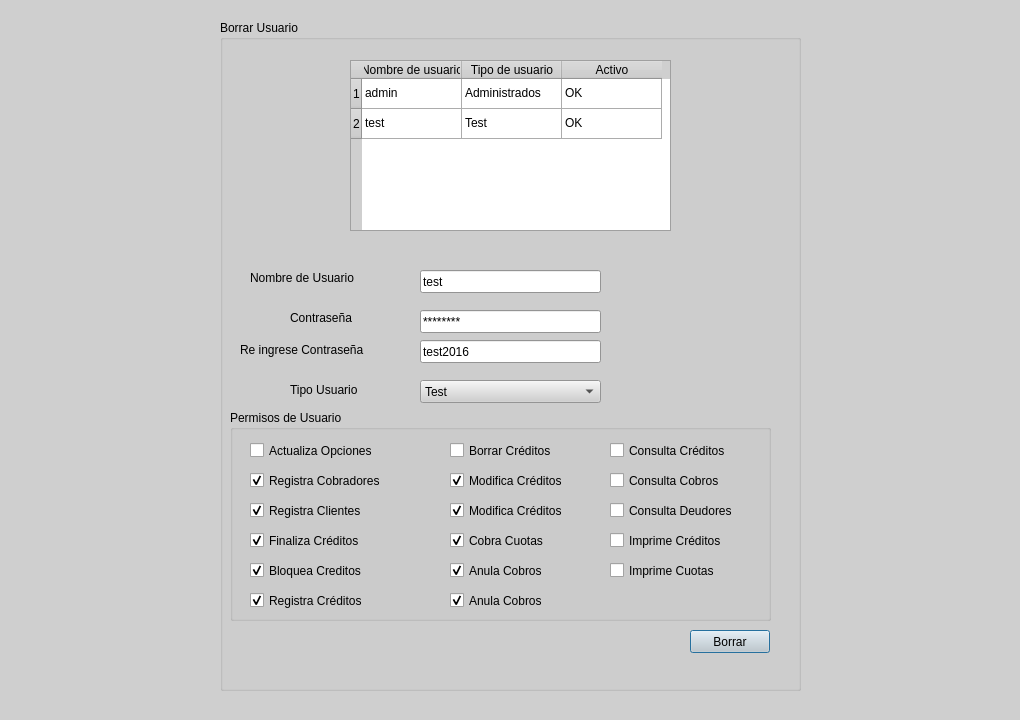
<?xml version="1.0" encoding="UTF-8"?>
<ui version="4.0">
 <class>Dialog</class>
 <widget class="QDialog" name="Dialog">
  <property name="geometry">
   <rect>
    <x>0</x>
    <y>0</y>
    <width>1020</width>
    <height>720</height>
   </rect>
  </property>
  <property name="palette">
   <palette>
    <active>
     <colorrole role="WindowText">
      <brush brushstyle="SolidPattern">
       <color alpha="255">
        <red>0</red>
        <green>0</green>
        <blue>0</blue>
       </color>
      </brush>
     </colorrole>
     <colorrole role="Button">
      <brush brushstyle="SolidPattern">
       <color alpha="255">
        <red>207</red>
        <green>207</green>
        <blue>207</blue>
       </color>
      </brush>
     </colorrole>
     <colorrole role="Light">
      <brush brushstyle="SolidPattern">
       <color alpha="255">
        <red>255</red>
        <green>255</green>
        <blue>255</blue>
       </color>
      </brush>
     </colorrole>
     <colorrole role="Midlight">
      <brush brushstyle="SolidPattern">
       <color alpha="255">
        <red>231</red>
        <green>231</green>
        <blue>231</blue>
       </color>
      </brush>
     </colorrole>
     <colorrole role="Dark">
      <brush brushstyle="SolidPattern">
       <color alpha="255">
        <red>103</red>
        <green>103</green>
        <blue>103</blue>
       </color>
      </brush>
     </colorrole>
     <colorrole role="Mid">
      <brush brushstyle="SolidPattern">
       <color alpha="255">
        <red>138</red>
        <green>138</green>
        <blue>138</blue>
       </color>
      </brush>
     </colorrole>
     <colorrole role="Text">
      <brush brushstyle="SolidPattern">
       <color alpha="255">
        <red>0</red>
        <green>0</green>
        <blue>0</blue>
       </color>
      </brush>
     </colorrole>
     <colorrole role="BrightText">
      <brush brushstyle="SolidPattern">
       <color alpha="255">
        <red>255</red>
        <green>255</green>
        <blue>255</blue>
       </color>
      </brush>
     </colorrole>
     <colorrole role="ButtonText">
      <brush brushstyle="SolidPattern">
       <color alpha="255">
        <red>0</red>
        <green>0</green>
        <blue>0</blue>
       </color>
      </brush>
     </colorrole>
     <colorrole role="Base">
      <brush brushstyle="SolidPattern">
       <color alpha="255">
        <red>255</red>
        <green>255</green>
        <blue>255</blue>
       </color>
      </brush>
     </colorrole>
     <colorrole role="Window">
      <brush brushstyle="SolidPattern">
       <color alpha="255">
        <red>207</red>
        <green>207</green>
        <blue>207</blue>
       </color>
      </brush>
     </colorrole>
     <colorrole role="Shadow">
      <brush brushstyle="SolidPattern">
       <color alpha="255">
        <red>0</red>
        <green>0</green>
        <blue>0</blue>
       </color>
      </brush>
     </colorrole>
     <colorrole role="AlternateBase">
      <brush brushstyle="SolidPattern">
       <color alpha="255">
        <red>231</red>
        <green>231</green>
        <blue>231</blue>
       </color>
      </brush>
     </colorrole>
     <colorrole role="ToolTipBase">
      <brush brushstyle="SolidPattern">
       <color alpha="255">
        <red>255</red>
        <green>255</green>
        <blue>220</blue>
       </color>
      </brush>
     </colorrole>
     <colorrole role="ToolTipText">
      <brush brushstyle="SolidPattern">
       <color alpha="255">
        <red>0</red>
        <green>0</green>
        <blue>0</blue>
       </color>
      </brush>
     </colorrole>
    </active>
    <inactive>
     <colorrole role="WindowText">
      <brush brushstyle="SolidPattern">
       <color alpha="255">
        <red>0</red>
        <green>0</green>
        <blue>0</blue>
       </color>
      </brush>
     </colorrole>
     <colorrole role="Button">
      <brush brushstyle="SolidPattern">
       <color alpha="255">
        <red>207</red>
        <green>207</green>
        <blue>207</blue>
       </color>
      </brush>
     </colorrole>
     <colorrole role="Light">
      <brush brushstyle="SolidPattern">
       <color alpha="255">
        <red>255</red>
        <green>255</green>
        <blue>255</blue>
       </color>
      </brush>
     </colorrole>
     <colorrole role="Midlight">
      <brush brushstyle="SolidPattern">
       <color alpha="255">
        <red>231</red>
        <green>231</green>
        <blue>231</blue>
       </color>
      </brush>
     </colorrole>
     <colorrole role="Dark">
      <brush brushstyle="SolidPattern">
       <color alpha="255">
        <red>103</red>
        <green>103</green>
        <blue>103</blue>
       </color>
      </brush>
     </colorrole>
     <colorrole role="Mid">
      <brush brushstyle="SolidPattern">
       <color alpha="255">
        <red>138</red>
        <green>138</green>
        <blue>138</blue>
       </color>
      </brush>
     </colorrole>
     <colorrole role="Text">
      <brush brushstyle="SolidPattern">
       <color alpha="255">
        <red>0</red>
        <green>0</green>
        <blue>0</blue>
       </color>
      </brush>
     </colorrole>
     <colorrole role="BrightText">
      <brush brushstyle="SolidPattern">
       <color alpha="255">
        <red>255</red>
        <green>255</green>
        <blue>255</blue>
       </color>
      </brush>
     </colorrole>
     <colorrole role="ButtonText">
      <brush brushstyle="SolidPattern">
       <color alpha="255">
        <red>0</red>
        <green>0</green>
        <blue>0</blue>
       </color>
      </brush>
     </colorrole>
     <colorrole role="Base">
      <brush brushstyle="SolidPattern">
       <color alpha="255">
        <red>255</red>
        <green>255</green>
        <blue>255</blue>
       </color>
      </brush>
     </colorrole>
     <colorrole role="Window">
      <brush brushstyle="SolidPattern">
       <color alpha="255">
        <red>207</red>
        <green>207</green>
        <blue>207</blue>
       </color>
      </brush>
     </colorrole>
     <colorrole role="Shadow">
      <brush brushstyle="SolidPattern">
       <color alpha="255">
        <red>0</red>
        <green>0</green>
        <blue>0</blue>
       </color>
      </brush>
     </colorrole>
     <colorrole role="AlternateBase">
      <brush brushstyle="SolidPattern">
       <color alpha="255">
        <red>231</red>
        <green>231</green>
        <blue>231</blue>
       </color>
      </brush>
     </colorrole>
     <colorrole role="ToolTipBase">
      <brush brushstyle="SolidPattern">
       <color alpha="255">
        <red>255</red>
        <green>255</green>
        <blue>220</blue>
       </color>
      </brush>
     </colorrole>
     <colorrole role="ToolTipText">
      <brush brushstyle="SolidPattern">
       <color alpha="255">
        <red>0</red>
        <green>0</green>
        <blue>0</blue>
       </color>
      </brush>
     </colorrole>
    </inactive>
    <disabled>
     <colorrole role="WindowText">
      <brush brushstyle="SolidPattern">
       <color alpha="255">
        <red>103</red>
        <green>103</green>
        <blue>103</blue>
       </color>
      </brush>
     </colorrole>
     <colorrole role="Button">
      <brush brushstyle="SolidPattern">
       <color alpha="255">
        <red>207</red>
        <green>207</green>
        <blue>207</blue>
       </color>
      </brush>
     </colorrole>
     <colorrole role="Light">
      <brush brushstyle="SolidPattern">
       <color alpha="255">
        <red>255</red>
        <green>255</green>
        <blue>255</blue>
       </color>
      </brush>
     </colorrole>
     <colorrole role="Midlight">
      <brush brushstyle="SolidPattern">
       <color alpha="255">
        <red>231</red>
        <green>231</green>
        <blue>231</blue>
       </color>
      </brush>
     </colorrole>
     <colorrole role="Dark">
      <brush brushstyle="SolidPattern">
       <color alpha="255">
        <red>103</red>
        <green>103</green>
        <blue>103</blue>
       </color>
      </brush>
     </colorrole>
     <colorrole role="Mid">
      <brush brushstyle="SolidPattern">
       <color alpha="255">
        <red>138</red>
        <green>138</green>
        <blue>138</blue>
       </color>
      </brush>
     </colorrole>
     <colorrole role="Text">
      <brush brushstyle="SolidPattern">
       <color alpha="255">
        <red>103</red>
        <green>103</green>
        <blue>103</blue>
       </color>
      </brush>
     </colorrole>
     <colorrole role="BrightText">
      <brush brushstyle="SolidPattern">
       <color alpha="255">
        <red>255</red>
        <green>255</green>
        <blue>255</blue>
       </color>
      </brush>
     </colorrole>
     <colorrole role="ButtonText">
      <brush brushstyle="SolidPattern">
       <color alpha="255">
        <red>103</red>
        <green>103</green>
        <blue>103</blue>
       </color>
      </brush>
     </colorrole>
     <colorrole role="Base">
      <brush brushstyle="SolidPattern">
       <color alpha="255">
        <red>207</red>
        <green>207</green>
        <blue>207</blue>
       </color>
      </brush>
     </colorrole>
     <colorrole role="Window">
      <brush brushstyle="SolidPattern">
       <color alpha="255">
        <red>207</red>
        <green>207</green>
        <blue>207</blue>
       </color>
      </brush>
     </colorrole>
     <colorrole role="Shadow">
      <brush brushstyle="SolidPattern">
       <color alpha="255">
        <red>0</red>
        <green>0</green>
        <blue>0</blue>
       </color>
      </brush>
     </colorrole>
     <colorrole role="AlternateBase">
      <brush brushstyle="SolidPattern">
       <color alpha="255">
        <red>207</red>
        <green>207</green>
        <blue>207</blue>
       </color>
      </brush>
     </colorrole>
     <colorrole role="ToolTipBase">
      <brush brushstyle="SolidPattern">
       <color alpha="255">
        <red>255</red>
        <green>255</green>
        <blue>220</blue>
       </color>
      </brush>
     </colorrole>
     <colorrole role="ToolTipText">
      <brush brushstyle="SolidPattern">
       <color alpha="255">
        <red>0</red>
        <green>0</green>
        <blue>0</blue>
       </color>
      </brush>
     </colorrole>
    </disabled>
   </palette>
  </property>
  <property name="windowTitle">
   <string>Dialog</string>
  </property>
  <widget class="QGroupBox" name="groupBox">
   <property name="geometry">
    <rect>
     <x>220</x>
     <y>20</y>
     <width>581</width>
     <height>671</height>
    </rect>
   </property>
   <property name="title">
    <string>Borrar Usuario</string>
   </property>
   <widget class="QTableWidget" name="tableWidget">
    <property name="geometry">
     <rect>
      <x>130</x>
      <y>40</y>
      <width>321</width>
      <height>171</height>
     </rect>
    </property>
    <attribute name="horizontalHeaderMinimumSectionSize">
     <number>25</number>
    </attribute>
    <attribute name="verticalHeaderMinimumSectionSize">
     <number>30</number>
    </attribute>
    <row>
     <property name="text">
      <string>1</string>
     </property>
    </row>
    <row>
     <property name="text">
      <string>2</string>
     </property>
    </row>
    <column>
     <property name="text">
      <string>Nombre de usuario</string>
     </property>
    </column>
    <column>
     <property name="text">
      <string>Tipo de usuario</string>
     </property>
    </column>
    <column>
     <property name="text">
      <string>Activo</string>
     </property>
    </column>
    <item row="0" column="0">
     <property name="text">
      <string>admin</string>
     </property>
    </item>
    <item row="0" column="1">
     <property name="text">
      <string>Administrados</string>
     </property>
    </item>
    <item row="0" column="2">
     <property name="text">
      <string>OK</string>
     </property>
    </item>
    <item row="1" column="0">
     <property name="text">
      <string>test</string>
     </property>
    </item>
    <item row="1" column="1">
     <property name="text">
      <string>Test</string>
     </property>
    </item>
    <item row="1" column="2">
     <property name="text">
      <string>OK</string>
     </property>
    </item>
   </widget>
   <widget class="QComboBox" name="comboBox">
    <property name="geometry">
     <rect>
      <x>200</x>
      <y>360</y>
      <width>181</width>
      <height>23</height>
     </rect>
    </property>
    <item>
     <property name="text">
      <string>Test</string>
     </property>
    </item>
    <item>
     <property name="text">
      <string>Administrador</string>
     </property>
    </item>
   </widget>
   <widget class="QGroupBox" name="groupBox_2">
    <property name="geometry">
     <rect>
      <x>10</x>
      <y>390</y>
      <width>541</width>
      <height>211</height>
     </rect>
    </property>
    <property name="title">
     <string>Permisos de Usuario</string>
    </property>
    <widget class="QCheckBox" name="checkBox">
     <property name="geometry">
      <rect>
       <x>20</x>
       <y>30</y>
       <width>161</width>
       <height>21</height>
      </rect>
     </property>
     <property name="text">
      <string>Actualiza Opciones</string>
     </property>
    </widget>
    <widget class="QCheckBox" name="checkBox_2">
     <property name="geometry">
      <rect>
       <x>20</x>
       <y>180</y>
       <width>131</width>
       <height>21</height>
      </rect>
     </property>
     <property name="text">
      <string>Registra Créditos</string>
     </property>
     <property name="checked">
      <bool>true</bool>
     </property>
    </widget>
    <widget class="QCheckBox" name="checkBox_3">
     <property name="geometry">
      <rect>
       <x>220</x>
       <y>30</y>
       <width>141</width>
       <height>21</height>
      </rect>
     </property>
     <property name="text">
      <string>Borrar Créditos</string>
     </property>
    </widget>
    <widget class="QCheckBox" name="checkBox_4">
     <property name="geometry">
      <rect>
       <x>20</x>
       <y>60</y>
       <width>141</width>
       <height>21</height>
      </rect>
     </property>
     <property name="text">
      <string>Registra Cobradores</string>
     </property>
     <property name="checked">
      <bool>true</bool>
     </property>
    </widget>
    <widget class="QCheckBox" name="checkBox_5">
     <property name="geometry">
      <rect>
       <x>20</x>
       <y>90</y>
       <width>141</width>
       <height>21</height>
      </rect>
     </property>
     <property name="text">
      <string>Registra Clientes</string>
     </property>
     <property name="checked">
      <bool>true</bool>
     </property>
    </widget>
    <widget class="QCheckBox" name="checkBox_6">
     <property name="geometry">
      <rect>
       <x>20</x>
       <y>120</y>
       <width>131</width>
       <height>21</height>
      </rect>
     </property>
     <property name="text">
      <string>Finaliza Créditos</string>
     </property>
     <property name="checked">
      <bool>true</bool>
     </property>
    </widget>
    <widget class="QCheckBox" name="checkBox_7">
     <property name="geometry">
      <rect>
       <x>20</x>
       <y>150</y>
       <width>131</width>
       <height>21</height>
      </rect>
     </property>
     <property name="text">
      <string>Bloquea Creditos</string>
     </property>
     <property name="checked">
      <bool>true</bool>
     </property>
    </widget>
    <widget class="QCheckBox" name="checkBox_8">
     <property name="geometry">
      <rect>
       <x>220</x>
       <y>60</y>
       <width>141</width>
       <height>21</height>
      </rect>
     </property>
     <property name="text">
      <string>Modifica Créditos</string>
     </property>
     <property name="checked">
      <bool>true</bool>
     </property>
    </widget>
    <widget class="QCheckBox" name="checkBox_9">
     <property name="geometry">
      <rect>
       <x>220</x>
       <y>90</y>
       <width>141</width>
       <height>21</height>
      </rect>
     </property>
     <property name="text">
      <string>Modifica Créditos</string>
     </property>
     <property name="checked">
      <bool>true</bool>
     </property>
    </widget>
    <widget class="QCheckBox" name="checkBox_10">
     <property name="geometry">
      <rect>
       <x>220</x>
       <y>120</y>
       <width>141</width>
       <height>21</height>
      </rect>
     </property>
     <property name="text">
      <string>Cobra Cuotas</string>
     </property>
     <property name="checked">
      <bool>true</bool>
     </property>
    </widget>
    <widget class="QCheckBox" name="checkBox_11">
     <property name="geometry">
      <rect>
       <x>220</x>
       <y>150</y>
       <width>141</width>
       <height>21</height>
      </rect>
     </property>
     <property name="text">
      <string>Anula Cobros</string>
     </property>
     <property name="checked">
      <bool>true</bool>
     </property>
    </widget>
    <widget class="QCheckBox" name="checkBox_12">
     <property name="geometry">
      <rect>
       <x>220</x>
       <y>180</y>
       <width>141</width>
       <height>21</height>
      </rect>
     </property>
     <property name="text">
      <string>Anula Cobros</string>
     </property>
     <property name="checked">
      <bool>true</bool>
     </property>
    </widget>
    <widget class="QCheckBox" name="checkBox_13">
     <property name="geometry">
      <rect>
       <x>380</x>
       <y>30</y>
       <width>141</width>
       <height>21</height>
      </rect>
     </property>
     <property name="text">
      <string>Consulta Créditos</string>
     </property>
    </widget>
    <widget class="QCheckBox" name="checkBox_14">
     <property name="geometry">
      <rect>
       <x>380</x>
       <y>60</y>
       <width>141</width>
       <height>21</height>
      </rect>
     </property>
     <property name="text">
      <string>Consulta Cobros</string>
     </property>
    </widget>
    <widget class="QCheckBox" name="checkBox_15">
     <property name="geometry">
      <rect>
       <x>380</x>
       <y>90</y>
       <width>141</width>
       <height>21</height>
      </rect>
     </property>
     <property name="text">
      <string>Consulta Deudores</string>
     </property>
    </widget>
    <widget class="QCheckBox" name="checkBox_16">
     <property name="geometry">
      <rect>
       <x>380</x>
       <y>120</y>
       <width>141</width>
       <height>21</height>
      </rect>
     </property>
     <property name="text">
      <string>Imprime Créditos</string>
     </property>
    </widget>
    <widget class="QCheckBox" name="checkBox_17">
     <property name="geometry">
      <rect>
       <x>380</x>
       <y>150</y>
       <width>141</width>
       <height>21</height>
      </rect>
     </property>
     <property name="text">
      <string>Imprime Cuotas</string>
     </property>
    </widget>
   </widget>
   <widget class="QLabel" name="label_4">
    <property name="geometry">
     <rect>
      <x>70</x>
      <y>360</y>
      <width>81</width>
      <height>20</height>
     </rect>
    </property>
    <property name="text">
     <string>Tipo Usuario</string>
    </property>
   </widget>
   <widget class="QLabel" name="label">
    <property name="geometry">
     <rect>
      <x>30</x>
      <y>250</y>
      <width>131</width>
      <height>16</height>
     </rect>
    </property>
    <property name="text">
     <string>Nombre de Usuario</string>
    </property>
   </widget>
   <widget class="QLabel" name="label_3">
    <property name="geometry">
     <rect>
      <x>20</x>
      <y>320</y>
      <width>151</width>
      <height>20</height>
     </rect>
    </property>
    <property name="text">
     <string>Re ingrese Contraseña</string>
    </property>
   </widget>
   <widget class="QLineEdit" name="lineEdit_2">
    <property name="geometry">
     <rect>
      <x>200</x>
      <y>290</y>
      <width>181</width>
      <height>23</height>
     </rect>
    </property>
    <property name="text">
     <string>********</string>
    </property>
   </widget>
   <widget class="QLineEdit" name="lineEdit_3">
    <property name="geometry">
     <rect>
      <x>200</x>
      <y>320</y>
      <width>181</width>
      <height>23</height>
     </rect>
    </property>
    <property name="text">
     <string>test2016</string>
    </property>
   </widget>
   <widget class="QLineEdit" name="lineEdit">
    <property name="geometry">
     <rect>
      <x>200</x>
      <y>250</y>
      <width>181</width>
      <height>23</height>
     </rect>
    </property>
    <property name="text">
     <string>test</string>
    </property>
   </widget>
   <widget class="QLabel" name="label_2">
    <property name="geometry">
     <rect>
      <x>70</x>
      <y>290</y>
      <width>81</width>
      <height>16</height>
     </rect>
    </property>
    <property name="text">
     <string>Contraseña</string>
    </property>
   </widget>
   <widget class="QPushButton" name="pushButton_2">
    <property name="geometry">
     <rect>
      <x>470</x>
      <y>610</y>
      <width>80</width>
      <height>23</height>
     </rect>
    </property>
    <property name="text">
     <string>Borrar</string>
    </property>
   </widget>
  </widget>
 </widget>
 <resources/>
 <connections/>
</ui>
